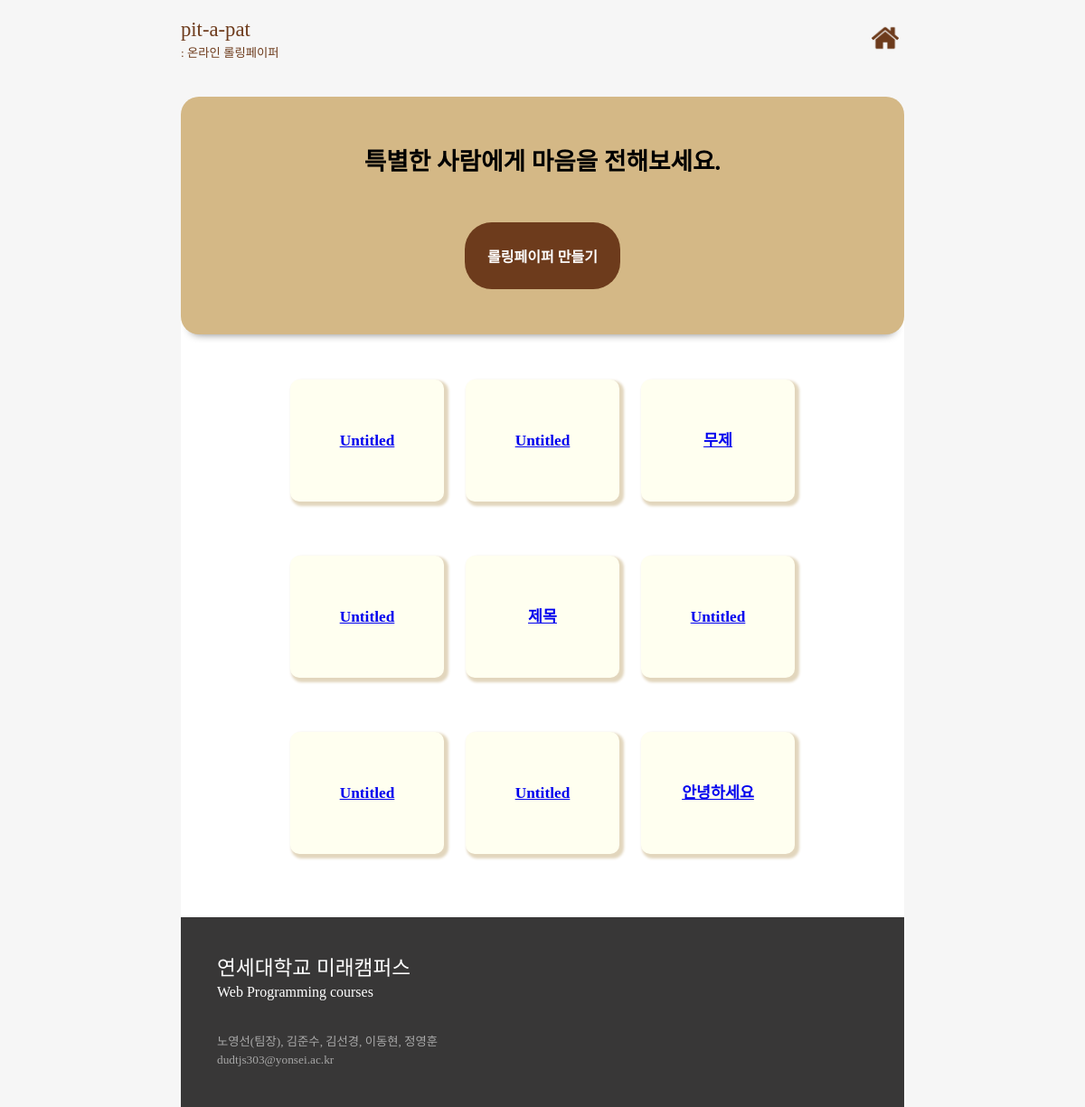
The page / on the database its author committed.
### papers/models.py (models this page shows)
class Rolling_paper(models.Model) :
    paper_number = models.AutoField(primary_key=True)
    nickname = models.ForeignKey(Auth_User, on_delete=models.CASCADE, to_field="username", db_column="nickname")
    subject = models.CharField(max_length=50, default="Untitled")
    users = models.IntegerField(default=0)
    created = models.DateTimeField(default=timezone.now)
    completed = models.DateTimeField(null=True)
    class Meta :
        db_table = "Paper"

### main/views.py (the view)
# urls.py: path('', include('main.urls')),
def main(request):
    paper = None
    paper_list = []
    err_msg = ""
    if 'err_msg' in request.session :
        err_msg = request.session['err_msg']
        request.session['err_msg'] = ""
    if True :
        paper = Rolling_paper.objects.all().order_by("-paper_number").values()
    else :
        paper = Rolling_paper.objects.filter(nickname=request.user.username).order_by("-paper_number").values()
    i = 0
    for dic in paper :
        if i == 9 : break
        paper_list.append(dic)
        i += 1
    context = {
        "papers" : paper_list,
        "err_msg" : err_msg,
    }
    return render(request, 'main/main.html', context)

### main/templates/main/main.html (shortened to what this page needs)
<!DOCTYPE html>
{% load static %}
<html lang="ko">
  <head>
    <link rel="stylesheet" href="{% static 'css/main.css' %}">
  </head>
  <body>
    <header>
      <div id="title_wrap">
        <div id="title">pit-a-pat</div>
        <div id="subtitle">: 온라인 롤링페이퍼</div>
      </div>
      <button type="button" id="mypage_btn">
        <img src="static/img/mypage.png">
      </button>
    </header>
    <div id="content_wrap">
      <div id="first_content">
        특별한 사람에게 마음을 전해보세요.
        <div>
          {% if user.is_active %}
            <form method="post" action="{% url 'papers:createPaper' %}">
              {% csrf_token %}
              <button type="submit" id="create_paper_btn">롤링페이퍼 만들기</button>
            </form>
          {% else %}
            <button type="button" id="create_paper_btn" onclick="location.href='{% url 'users:login_view' %}'">롤링페이퍼 만들기</button>
          {% endif %}
        </div>
      </div>
      <div id="second_content">
        {% for i in papers %}
          <div class="rolling_paper">
            <a href="{% url 'papers:loadPaper' i.paper_number %}">
              <div class="rolling_paper_subject">{{ i.subject }}</div>
            </a>
          </div>
        {% endfor %}
      </div>
    </div>
  <footer>
    <div id="footer_content_wrap">
      <div id="first_footer_content">연세대학교 미래캠퍼스</div>
      <div id="second_footer_content">Web Programming courses</div>
      <br><br>
      <div id="third_footer_content">노영선(팀장), 김준수, 김선경, 이동현, 정영훈
        <br>
        dudtjs303@yonsei.ac.kr
      </div>
    </div>
  </footer>
</body>
</html>

### static/css/main.css (style rules this page uses)
body { font-family: 'JeonjuCraftGoR'; background-color: #F6F6F6; padding: 0; margin: 0; height: 100%; width: 800px; margin-left: auto; margin-right: auto; }
header { z-index: 3; top: 0; position: sticky; display: flex; justify-content: space-between; color: #6D3B1C; background-color: #F6F6F6; width: 800px; padding: 20px 0; margin: 0 auto; }
#title { font-family: 'PartialSansKR-Regular'; font-size: 17pt; }
#subtitle { font-family: 'JeonjuCraftGoR'; font-size: 10pt; margin-top: 2px; }
#mypage_btn { background: none; border: 0; background-color: transparent; cursor: pointer; }
#mypage_btn img { width: 30px; }
#content_wrap { margin-left: auto; margin-right: auto; width: 800px; }
#first_content { position: relative; top: 20px; z-index: 2; height: 100%; background-color: #D4B886; border-radius: 20px; padding: 50px 40px; font-size: 20pt; font-weight: 600; text-align: center; box-shadow: 0 10px 10px -10px gray; font-family: 'KCCChassam'; }
#create_paper_btn { margin-top: 50px; border: 0; color: white; background-color: #6D3B1C; font-size: 12pt; font-weight: 600; font-family: 'JeonjuCraftGoR'; padding: 25px; border-radius: 30px; }
#create_paper_btn { cursor: pointer; }
#second_content { padding: 40px; z-index: 1; height: 100%; text-align: center; background-color: white; }
.rolling_paper { background-color: #FFFFF0; font-size: 13pt; box-shadow: 3px 3px 3px 2px rgb(226, 214, 189); margin: 30px 10px; padding: 10px; width: 150px; height: 115px; display: inline-block; border-radius: 10px; font-weight: 600; }
.rolling_paper_subject { text-align: center; white-space: nowrap; text-overflow: ellipsis; overflow: hidden; line-height: 115px; }
footer { margin-left: auto; margin-right: auto; width: 800px; height: 210px; background-color: #383737; }
#footer_content_wrap { color: white; padding: 40px; }
#first_footer_content { font-family: 'PartialSansKR-Regular'; line-height: 1.5em; font-size: 17pt; }
#third_footer_content { font-size: 10pt; line-height: 1.5em; color: #a8a8a8; }

### rows shown on the page
Rolling_paper: subject "Untitled"
Rolling_paper: subject "Untitled"
Rolling_paper: subject "무제"
Rolling_paper: subject "Untitled"
Rolling_paper: subject "제목"
Rolling_paper: subject "Untitled"
Rolling_paper: subject "Untitled"
Rolling_paper: subject "Untitled"
Rolling_paper: subject "안녕하세요"
